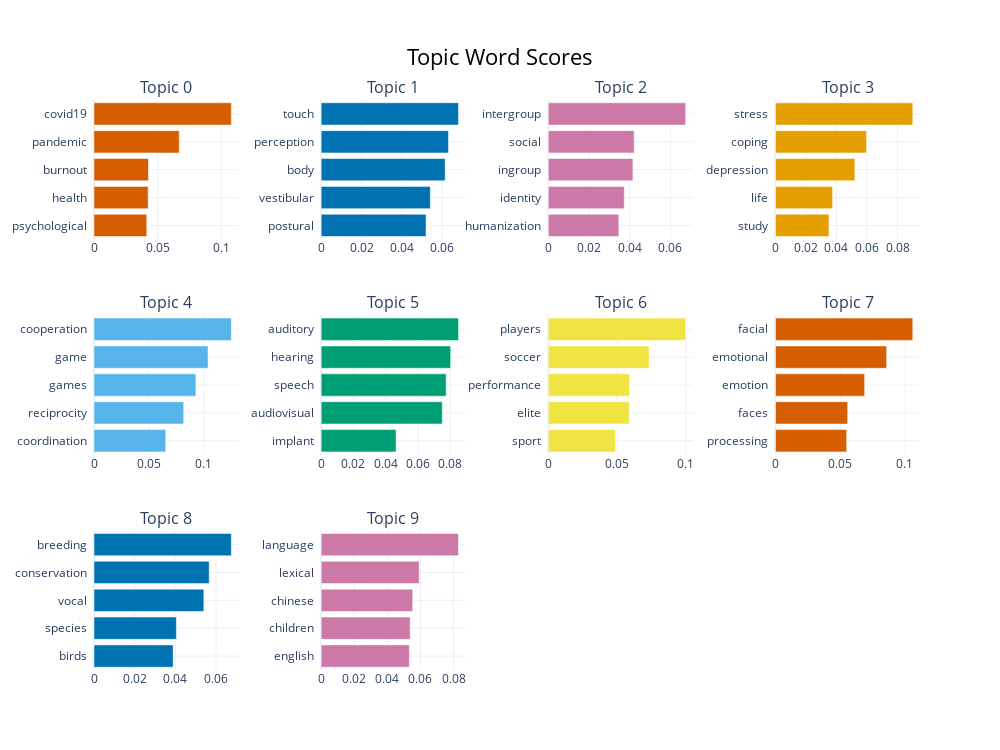

Notebook source saved alongside this figure:
### Code cell
#topic_model.visualize_topics(top_n_topics=10)
topic_model.visualize_barchart(top_n_topics=10)

### Figure 1 — Plotly figure (JSON) as saved in the notebook; plotly's stock layout.template omitted (floating-point values rounded to 4 significant figures)
{"data": [{"marker": {"color": "#D55E00"}, "orientation": "h", "type": "bar", "x": [0.04147, 0.04253, 0.04279, 0.06694, 0.1079], "xaxis": "x", "y": ["psychological  ", "health  ", "burnout  ", "pandemic  ", "covid19  "], "yaxis": "y"}, {"marker": {"color": "#0072B2"}, "orientation": "h", "type": "bar", "x": [0.05194, 0.05408, 0.06143, 0.06307, 0.06802], "xaxis": "x2", "y": ["postural  ", "vestibular  ", "body  ", "perception  ", "touch  "], "yaxis": "y2"}, {"marker": {"color": "#CC79A7"}, "orientation": "h", "type": "bar", "x": [0.03465, 0.03736, 0.04159, 0.0422, 0.06748], "xaxis": "x3", "y": ["humanization  ", "identity  ", "ingroup  ", "social  ", "intergroup  "], "yaxis": "y3"}, {"marker": {"color": "#E69F00"}, "orientation": "h", "type": "bar", "x": [0.03508, 0.03746, 0.05205, 0.05968, 0.09001], "xaxis": "x4", "y": ["study  ", "life  ", "depression  ", "coping  ", "stress  "], "yaxis": "y4"}, {"marker": {"color": "#56B4E9"}, "orientation": "h", "type": "bar", "x": [0.06544, 0.0818, 0.09292, 0.104, 0.1252], "xaxis": "x5", "y": ["coordination  ", "reciprocity  ", "games  ", "game  ", "cooperation  "], "yaxis": "y5"}, {"marker": {"color": "#009E73"}, "orientation": "h", "type": "bar", "x": [0.04638, 0.07501, 0.07742, 0.0802, 0.08503], "xaxis": "x6", "y": ["implant  ", "audiovisual  ", "speech  ", "hearing  ", "auditory  "], "yaxis": "y6"}, {"marker": {"color": "#F0E442"}, "orientation": "h", "type": "bar", "x": [0.04885, 0.05894, 0.05912, 0.07327, 0.0999], "xaxis": "x7", "y": ["sport  ", "elite  ", "performance  ", "soccer  ", "players  "], "yaxis": "y7"}, {"marker": {"color": "#D55E00"}, "orientation": "h", "type": "bar", "x": [0.05499, 0.05577, 0.06887, 0.08587, 0.106], "xaxis": "x8", "y": ["processing  ", "faces  ", "emotion  ", "emotional  ", "facial  "], "yaxis": "y8"}, {"marker": {"color": "#0072B2"}, "orientation": "h", "type": "bar", "x": [0.03891, 0.04051, 0.05402, 0.05663, 0.06752], "xaxis": "x9", "y": ["birds  ", "species  ", "vocal  ", "conservation  ", "breeding  "], "yaxis": "y9"}, {"marker": {"color": "#CC79A7"}, "orientation": "h", "type": "bar", "x": [0.05328, 0.05375, 0.0553, 0.05919, 0.08296], "xaxis": "x10", "y": ["english  ", "children  ", "chinese  ", "lexical  ", "language  "], "yaxis": "y10"}], "layout": {"annotations": [{"font": {"size": 16}, "showarrow": false, "text": "Topic 0", "x": 0.0875, "xanchor": "center", "xref": "paper", "y": 1, "yanchor": "bottom", "yref": "paper"}, {"font": {"size": 16}, "showarrow": false, "text": "Topic 1", "x": 0.3625, "xanchor": "center", "xref": "paper", "y": 1, "yanchor": "bottom", "yref": "paper"}, {"font": {"size": 16}, "showarrow": false, "text": "Topic 2", "x": 0.6375, "xanchor": "center", "xref": "paper", "y": 1, "yanchor": "bottom", "yref": "paper"}, {"font": {"size": 16}, "showarrow": false, "text": "Topic 3", "x": 0.9125, "xanchor": "center", "xref": "paper", "y": 1, "yanchor": "bottom", "yref": "paper"}, {"font": {"size": 16}, "showarrow": false, "text": "Topic 4", "x": 0.0875, "xanchor": "center", "xref": "paper", "y": 0.6222, "yanchor": "bottom", "yref": "paper"}, {"font": {"size": 16}, "showarrow": false, "text": "Topic 5", "x": 0.3625, "xanchor": "center", "xref": "paper", "y": 0.6222, "yanchor": "bottom", "yref": "paper"}, {"font": {"size": 16}, "showarrow": false, "text": "Topic 6", "x": 0.6375, "xanchor": "center", "xref": "paper", "y": 0.6222, "yanchor": "bottom", "yref": "paper"}, {"font": {"size": 16}, "showarrow": false, "text": "Topic 7", "x": 0.9125, "xanchor": "center", "xref": "paper", "y": 0.6222, "yanchor": "bottom", "yref": "paper"}, {"font": {"size": 16}, "showarrow": false, "text": "Topic 8", "x": 0.0875, "xanchor": "center", "xref": "paper", "y": 0.2444, "yanchor": "bottom", "yref": "paper"}, {"font": {"size": 16}, "showarrow": false, "text": "Topic 9", "x": 0.3625, "xanchor": "center", "xref": "paper", "y": 0.2444, "yanchor": "bottom", "yref": "paper"}], "height": 750, "hoverlabel": {"bgcolor": "white", "font": {"family": "Rockwell", "size": 16}}, "showlegend": false, "title": {"font": {"color": "Black", "size": 22}, "text": "Topic Word Scores", "x": 0.5, "xanchor": "center", "yanchor": "top"}, "width": 1000, "xaxis": {"anchor": "y", "domain": [0, 0.175], "showgrid": true}, "xaxis10": {"anchor": "y10", "domain": [0.275, 0.45], "showgrid": true}, "xaxis11": {"anchor": "y11", "domain": [0.55, 0.725], "showgrid": true}, "xaxis12": {"anchor": "y12", "domain": [0.825, 1], "showgrid": true}, "xaxis2": {"anchor": "y2", "domain": [0.275, 0.45], "showgrid": true}, "xaxis3": {"anchor": "y3", "domain": [0.55, 0.725], "showgrid": true}, "xaxis4": {"anchor": "y4", "domain": [0.825, 1], "showgrid": true}, "xaxis5": {"anchor": "y5", "domain": [0, 0.175], "showgrid": true}, "xaxis6": {"anchor": "y6", "domain": [0.275, 0.45], "showgrid": true}, "xaxis7": {"anchor": "y7", "domain": [0.55, 0.725], "showgrid": true}, "xaxis8": {"anchor": "y8", "domain": [0.825, 1], "showgrid": true}, "xaxis9": {"anchor": "y9", "domain": [0, 0.175], "showgrid": true}, "yaxis": {"anchor": "x", "domain": [0.7556, 1], "showgrid": true}, "yaxis10": {"anchor": "x10", "domain": [0, 0.2444], "showgrid": true}, "yaxis11": {"anchor": "x11", "domain": [0, 0.2444], "showgrid": true}, "yaxis12": {"anchor": "x12", "domain": [0, 0.2444], "showgrid": true}, "yaxis2": {"anchor": "x2", "domain": [0.7556, 1], "showgrid": true}, "yaxis3": {"anchor": "x3", "domain": [0.7556, 1], "showgrid": true}, "yaxis4": {"anchor": "x4", "domain": [0.7556, 1], "showgrid": true}, "yaxis5": {"anchor": "x5", "domain": [0.3778, 0.6222], "showgrid": true}, "yaxis6": {"anchor": "x6", "domain": [0.3778, 0.6222], "showgrid": true}, "yaxis7": {"anchor": "x7", "domain": [0.3778, 0.6222], "showgrid": true}, "yaxis8": {"anchor": "x8", "domain": [0.3778, 0.6222], "showgrid": true}, "yaxis9": {"anchor": "x9", "domain": [0, 0.2444], "showgrid": true}}}
